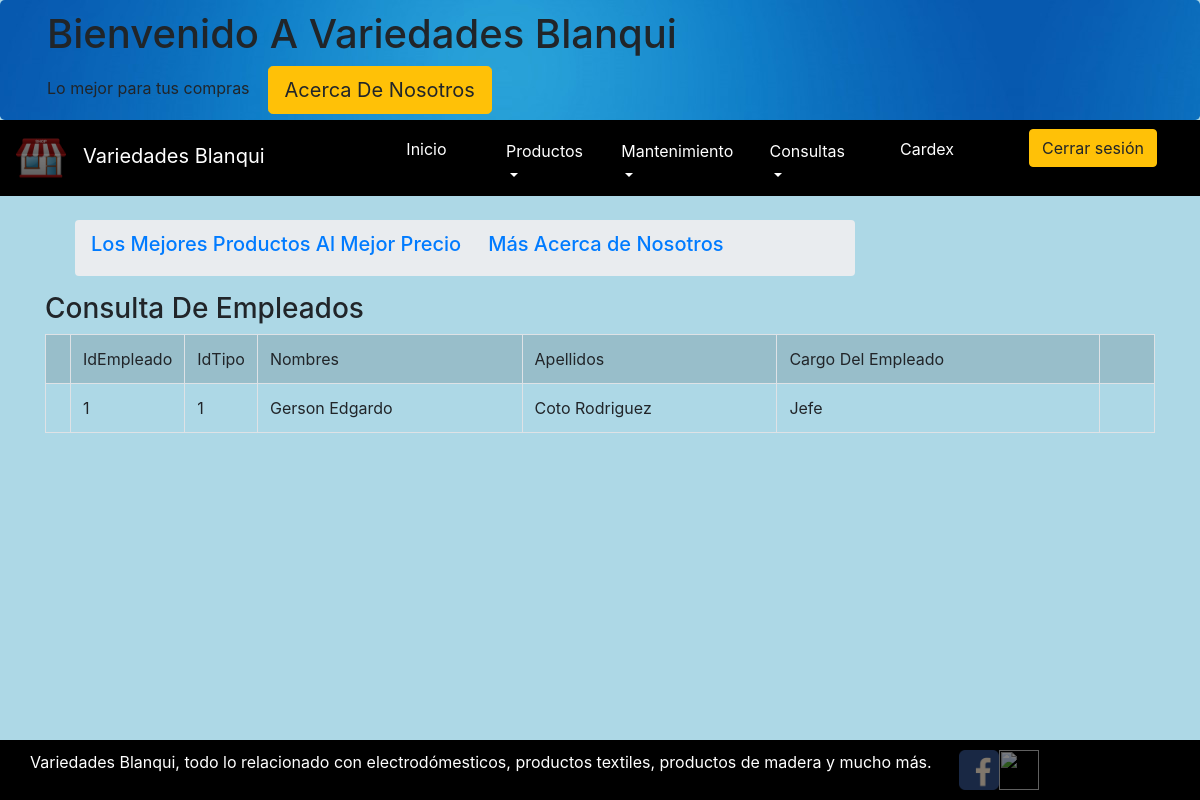
The page /indexAdmin.php?pg=consultaEmpleados.php on the database as committed earlier.
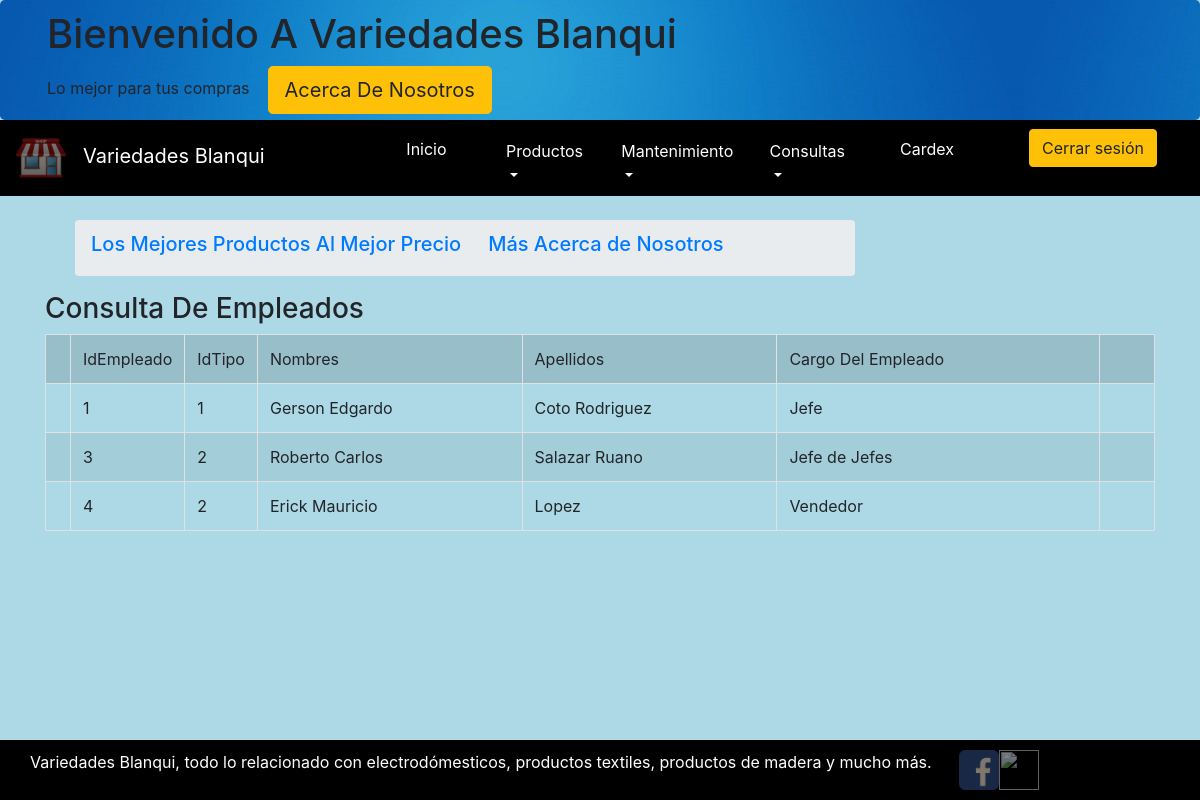
The same page on the database as committed later.
### tables this page shows
CREATE TABLE `empleado` (
  `idempleado` int(10) NOT NULL AUTO_INCREMENT,
  `idtipo` int(10) DEFAULT NULL,
  `nombre_empleado` varchar(50) DEFAULT NULL,
  `apellido_empleado` varchar(50) DEFAULT NULL,
  `cargo` varchar(50) DEFAULT NULL,
  `nombre_usuario` varchar(50) DEFAULT NULL,
  `clave` char(50) DEFAULT NULL,
  PRIMARY KEY (`idempleado`),
  KEY `fkidtipo` (`idtipo`),
  CONSTRAINT `fkidtipo` FOREIGN KEY (`idtipo`) REFERENCES `tipo` (`idtipo`)
);

### consultaEmpleados.php (the view)
<?php
require_once("cn.php");
?>
<div class="container "><h3>Consulta De Empleados</h3>
 <form method="POST">
    <div class="table-responsive">
<table class="table table-striped table-hover table-bordered width="600">
 <tr class="table-active">
    <td></td>
    <td>IdEmpleado</td>
    <td>IdTipo</td>
    <td>Nombres</td>
    <td>Apellidos</td>
    <td>Cargo Del Empleado</td>
     <td></td>
 </tr>
<?php
$sql="select * from empleado";
$rs=$conn->query($sql);
while($fila=$rs->fetch_assoc()){
    echo "<tr>";
    echo "<td width='1%'>";
    echo "<td width='1%'>$fila[idempleado]";
    echo "<td width='1%'>$fila[idtipo]";
    echo "<td>$fila[nombre_empleado]";
    echo "<td>$fila[apellido_empleado]";
    echo "<td>$fila[cargo]";
    echo "<td width='5%'>";
}
?>
 </table>
 </div>
 </form>
</div>
<br><br>    <br><br>

Rows that differ between the two databases and show on the page:
added empleado: idempleado "3", idtipo "2", nombre_empleado "Roberto Carlos", apellido_empleado "Salazar Ruano", cargo "Jefe de Jefes"
added empleado: idempleado "4", idtipo "2", nombre_empleado "Erick Mauricio", apellido_empleado "Lopez", cargo "Vendedor"
